Frame 1 (no input): blank canvas, image omitted
Frame 60 (the mouse pressed at the canvas centre just before this capture): blank canvas, image omitted
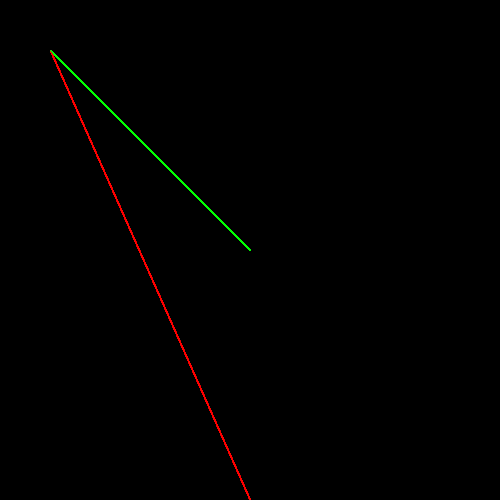
Frame 120 (the mouse held since frame 60 and released just before this capture)

The Processing sketch whose frames 1 and 60 were blank and that drew this single picture after the mouse press (run headless with seeded random() and noise(); from frame 60 on, the mouse is pressed at the canvas centre):

// Processing sketch: lines
// ── lines.pde
void setup(){
  size(500,500);
}

void draw(){
  if (mousePressed){
  stroke(255,0,0);
  fill(255,0,0);
  line(mouseX,500,50,50);
  stroke(0,255,0);
  fill(0,255,0);
  line(250,mouseY,50,50);
  }
  else {
    background(0,0,0);
  }
  
}
